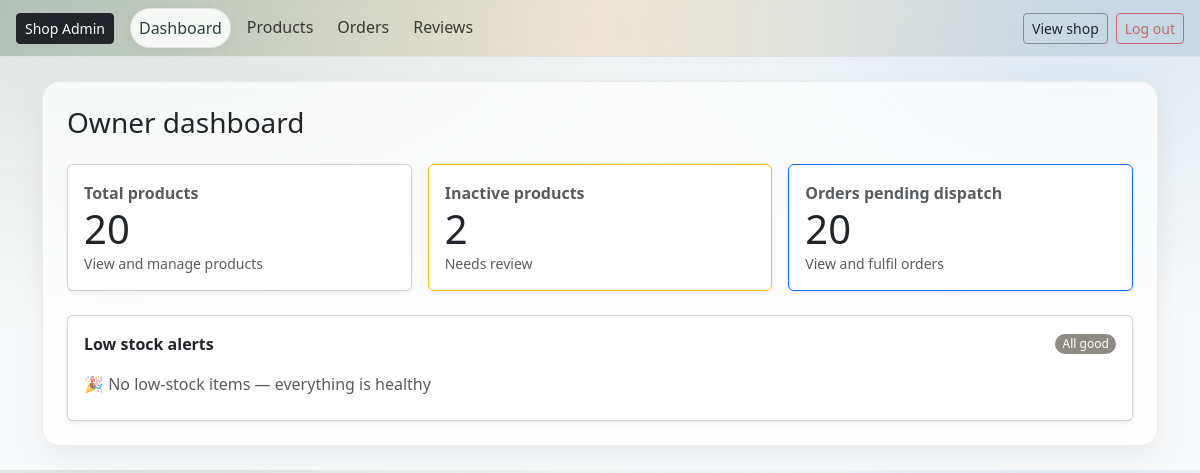
Page /owner/dashboard/ (signed in) on the earlier database version.
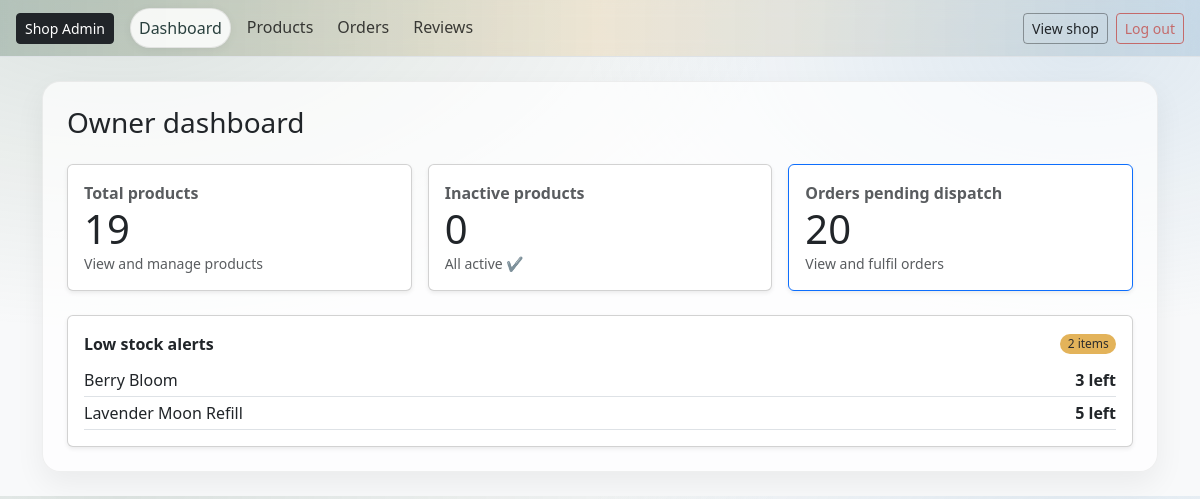
Same page on the later database version.
### catalog/models.py (models this page shows, shortened)
class Product(models.Model):
    title = models.CharField(max_length=160)
    slug = models.SlugField(max_length=180, unique=True, blank=True)
    description = models.TextField(blank=True)
    scent = models.CharField(max_length=50, help_text="e.g. Lavender, Citrus")
    weight_g = models.PositiveIntegerField(help_text="Net weight in grams")
    price = models.DecimalField(max_digits=6, decimal_places=2)
    stock_qty = models.PositiveIntegerField(default=0)
    active = models.BooleanField(default=True)
    created_at = models.DateTimeField(auto_now_add=True)
    tags = models.CharField(
        max_length=250,
        blank=True,
        help_text="Comma-separated tags, e.g. winter, woody, refillable"
    )
    class Meta:
        ordering = ["title"]

### owner/views.py (the view)
# urls.py: path("dashboard/", views.dashboard, name="owner_dashboard"),
@staff_member_required
def dashboard(request):
    low_qs = Product.objects.filter(
        active=True,
        stock_qty__lte=settings.LOW_STOCK_THRESHOLD
    ).order_by("stock_qty", "title")
    return render(request, "owner/dashboard.html", {
        "product_count": Product.objects.count(),
        "inactive_count": Product.objects.filter(
            active=False).count(),
        "pending_orders": Order.objects.filter(
            status=Order.PENDING).count(),
        "low_stock_count": low_qs.count(),
        "low_stock": low_qs[:10],
        "LOW_STOCK_THRESHOLD": settings.LOW_STOCK_THRESHOLD,
    })

### cart/context_processors.py (called while the page is built)
def cart_count(request):
    cart = get_or_create_cart(request)
    try:
        count = sum(i.qty for i in cart.items.all())
    except Exception:
        count = 0
    return {"cart_count": count}

### cart/utils.py (called while the page is built)
def get_or_create_cart(request):
    if not request.session.session_key:
        request.session.create()
    request.session.set_expiry(60 * 60 * 24 * 14)
    session_key = request.session.session_key
    if request.user.is_authenticated:
        cart, created = Cart.objects.get_or_create(
            user=request.user,
            defaults={"session_key": session_key},
        )
        if not cart.session_key:
            cart.session_key = session_key
            cart.save(update_fields=["session_key"])
        return cart
    cart, _ = Cart.objects.get_or_create(user=None, session_key=session_key)
    return cart

### owner/templates/owner/dashboard.html
{% extends "owner/base_owner.html" %}
{% load static %}
{% block content %}
<h1 class="h3 mb-4">Owner dashboard</h1>
<div class="row g-3">
  <div class="col-md-4">
    <a href="{% url 'owner:owner_products' %}" class="text-decoration-none text-dark">
      <div class="card p-3 h-100 shadow-sm">
        <div class="fw-semibold text-muted">Total products</div>
        <div class="display-6">{{ product_count }}</div>
        <small class="text-muted">View and manage products</small>
      </div>
    </a>
  </div>
  <div class="col-md-4">
    <a href="{% url 'owner:owner_products' %}" class="text-decoration-none text-dark">
      <div class="card p-3 h-100 shadow-sm {% if inactive_count %}border-warning{% endif %}">
        <div class="fw-semibold text-muted">Inactive products</div>
        <div class="display-6">
          {{ inactive_count }}
        </div>
        <small class="text-muted">
          {% if inactive_count %}
            Needs review
          {% else %}
            All active ✔
          {% endif %}
        </small>
      </div>
    </a>
  </div>
  <div class="col-md-4">
    <a href="{% url 'owner:owner_orders' %}" class="text-decoration-none text-dark">
      <div class="card p-3 h-100 shadow-sm {% if pending_orders %}border-primary{% endif %}">
        <div class="fw-semibold text-muted">Orders pending dispatch</div>
        <div class="display-6">{{ pending_orders }}</div>
        <small class="text-muted">View and fulfil orders</small>
      </div>
    </a>
  </div>
</div>
<div class="card p-3 mt-4 shadow-sm">
  <div class="d-flex justify-content-between align-items-center mb-2">
    <div class="fw-semibold">Low stock alerts</div>
    {% if low_stock_count %}
      <span class="badge text-bg-warning">
        {{ low_stock_count }} item{{ low_stock_count|pluralize }}
      </span>
    {% else %}
      <span class="badge text-bg-success">All good</span>
    {% endif %}
  </div>
  <ul class="list-unstyled mb-0">
    {% for p in low_stock %}
      <li class="d-flex justify-content-between py-1 border-bottom">
        <span>{{ p.title }}</span>
        <span class="fw-semibold">{{ p.stock_qty }} left</span>
      </li>
    {% empty %}
      <li class="text-muted py-2">
        🎉 No low-stock items — everything is healthy
      </li>
    {% endfor %}
  </ul>
</div>
{% endblock content %}

Differences in the rows shown:
now on this page (row edited): Product: title "Berry Bloom", stock_qty "3"
now on this page (row edited): Product: title "Lavender Moon Refill", stock_qty "5"
Other differences:
{{ product_count }}: "20" → "19"
{{ inactive_count }}: "2" → "0"
{{ low_stock_count }}: (not shown) → "2"
text no longer shown: "Needs review All good 🎉 No low-stock items — everything is healthy"
text now shown: "All active ✔ item"
